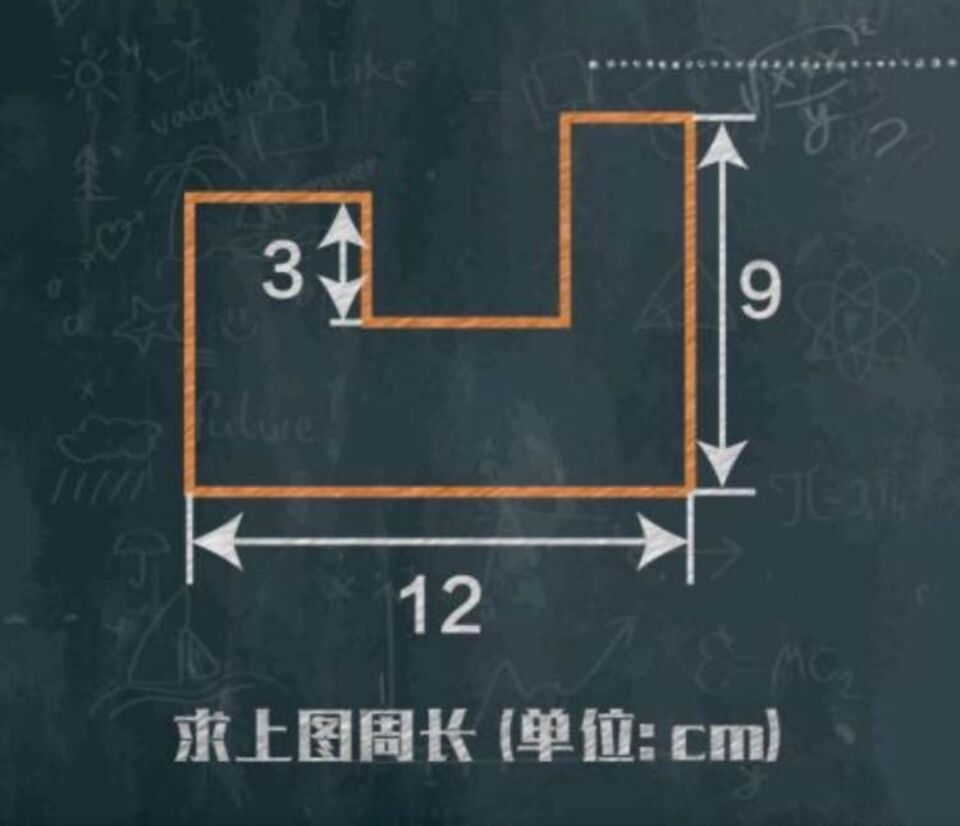
#> input picture PyThon学习笔记+代码/PyStudy/yuanshiDatu20160902134856.jpg, 960 x 826 px
$ python image.py
#> lines starting #> are read from the running program, lines starting #| are printed output that depends on the picture
#  -*- coding:utf-8 -*-
from PIL import Image

#交互式界面  pip install Pillow  有了Pillow，处理图片易如反掌。随便找个图片生成缩略图：

im = Image.open('yuanshiDatu20160902134856.jpg')
#> im is the input picture: PIL image 960x826 RGB; mean R, G, B 52.6, 66.4, 71.1
print(im.format, im.size, im.mode)
#| JPEG (960, 826) RGB
im.thumbnail((400, 200))
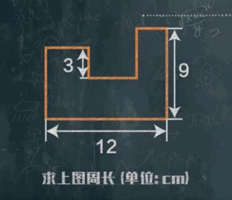
#> im: PIL image 232x200 RGB; mean R, G, B 52.7, 66.6, 71.2
im.save('thumb.jpg', 'JPEG')


# MySQL的驱动  mysql-connector-python
# 用于科学计算的NumPy库：numpy
# 用于生成文本的模板工具Jinja2
